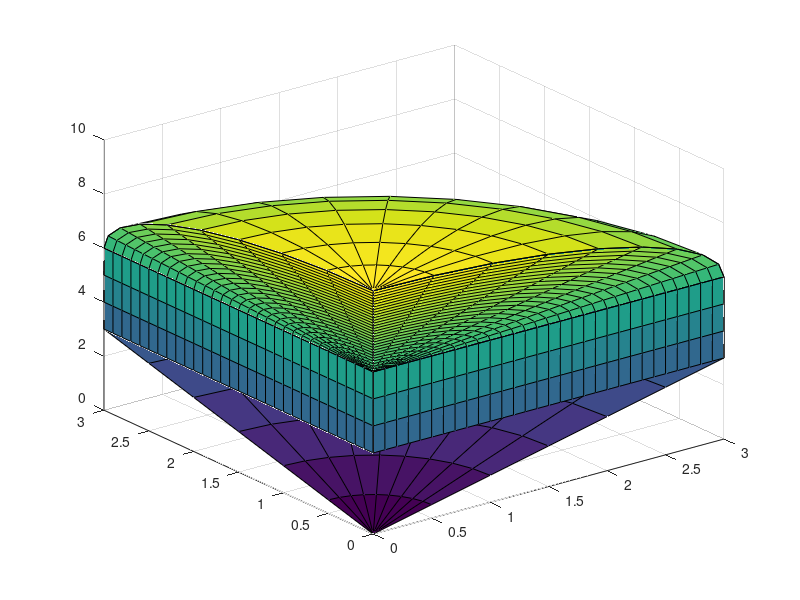

Write MATLAB code to recreate this figure.
%% solido 

% 2

y2=0:0.1:3;
z2=3:1:6;

[Y2,Z2]=meshgrid(y2,z2);
X2=0*Y2;%simplemente zeros del tamaño de y.

surf(X2,Y2,Z2);

hold on;

% 3
u3=0:0.1:3;
v3=linspace(0,pi/2,10);

[U3,V3]=meshgrid(u3,v3);

Y3=U3.*cos(V3);
Z3=U3.*sin(V3)+6;
X3=0*Y3;

surf(X3,Y3,Z3);

% 4
u4=linspace(0,pi/2,10);
z4=0:0.5:3;
[U4,Z4]=meshgrid(u4,z4);
X4=Z4.*cos(U4);
Y4=Z4.*sin(U4);

surf(X4,Y4,Z4);


% 5

u=linspace(0,pi/2,10);
z5=3:1:6;

[U,Z5]=meshgrid(u,z5);

X5=3*cos(U);
Y5=3*sin(U);
z5=3:0.1:6;

surf(X5,Y5,Z5);

% 6
[u6,v6]=meshgrid(linspace(0,pi/2,10));

x6=3*(cos(u6).*cos(v6));
y6=3*(sin(u6).*cos(v6));
z6=3*sin(v6)+6;

surf(x6,y6,z6);


% 8
x8=0:0.1:3;
z8=3:1:6;
[X8,Z8]=meshgrid(x8,z8);
Y8=0*X8;

surf(X8,Y8,Z8);


% 9
u9=0:0.1:3;
v9=linspace(0,pi/2,10);

[U9,V9]=meshgrid(u9,v9);

X9=U9.*cos(V9);
Z9=U9.*sin(V9)+6;
Y9=0*X9;

surf(X9,Y9,Z9);